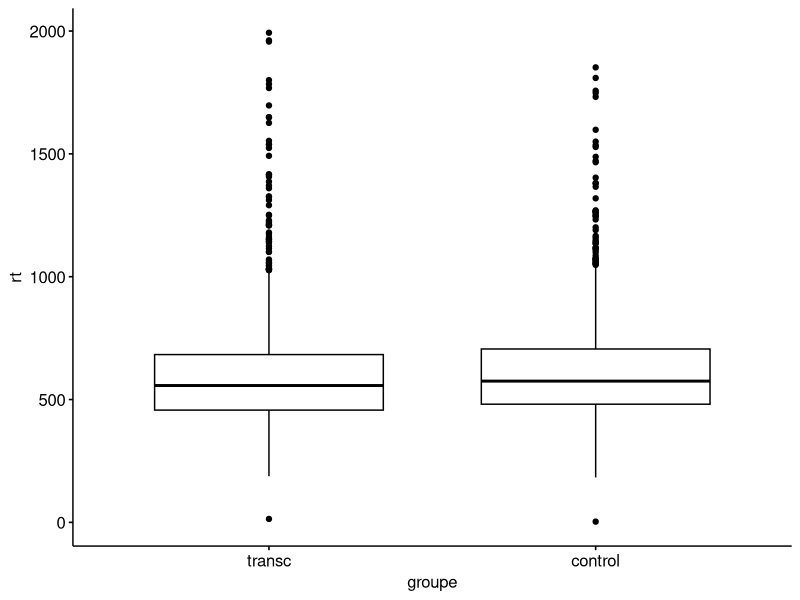

Reproduce this figure in R.
library(tidyverse)
library(ggpubr)
library(rstatix)
library(xtable)

nback <- read.csv2("data/nback.csv", sep = ",", fileEncoding="UTF-8-BOM")

nback_correct <- nback %>%
  filter(Target == 1 | Non.target == 1)

ggboxplot(nback_correct, x = "groupe", y = "rt")
